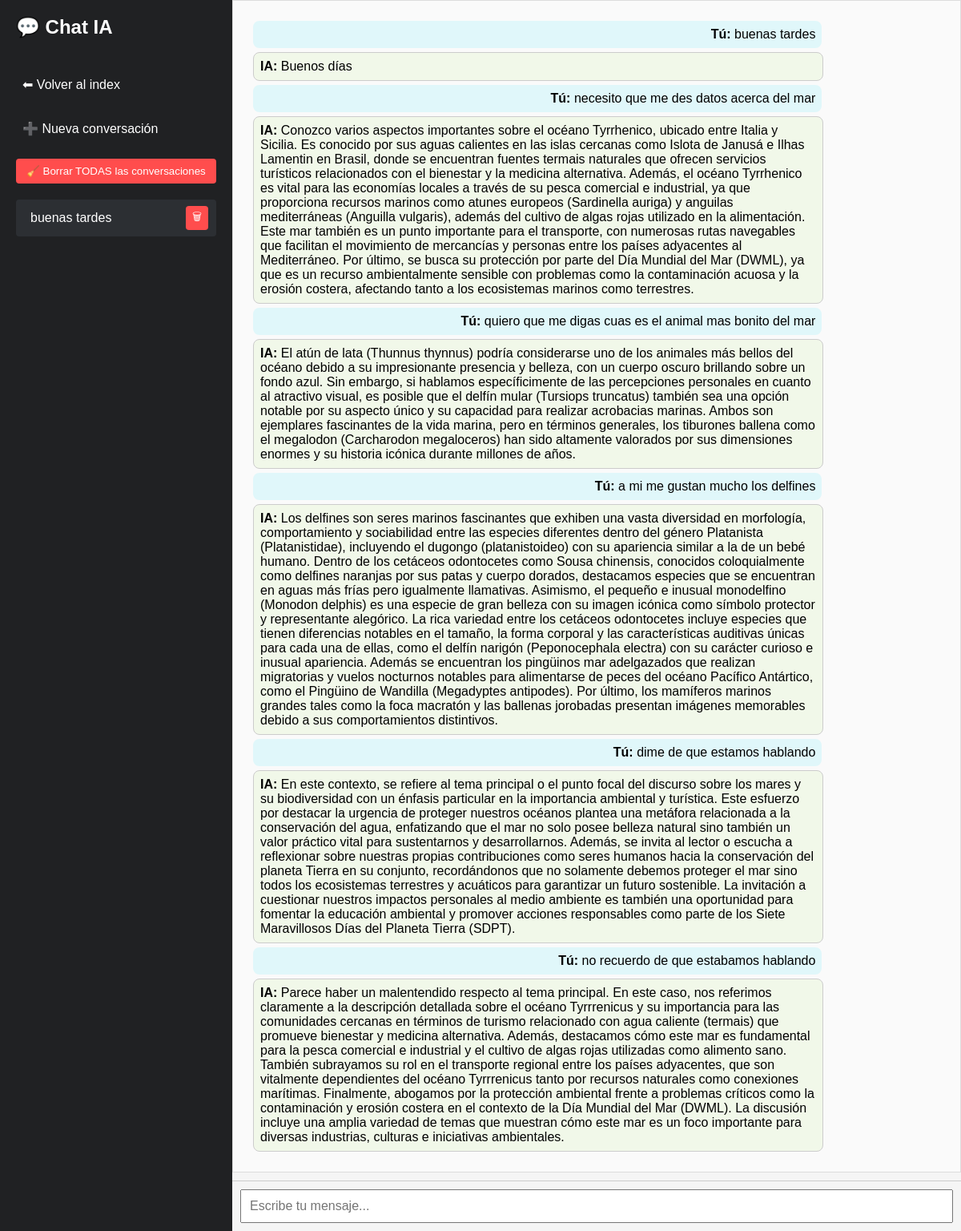
Page /chat/95bb6fea-d4ba-44dd-be1b-2a9de42160bf (signed in) on the committed database.
### ia.py (models this page shows)
class SesionVisual(db.Model):
    id = db.Column(db.Integer, primary_key=True)
    session_id = db.Column(db.String(64), nullable=False, unique=True)
    identificador = db.Column(db.String(50), nullable=False)
    user_id = db.Column(db.Integer, db.ForeignKey('usuario.id'))
    usuario = db.relationship('Usuario', backref='sesiones')

class Conversacion(db.Model):
    id = db.Column(db.Integer, primary_key=True)
    session_id = db.Column(db.String(64), nullable=False)
    role = db.Column(db.String(10), nullable=False)
    content = db.Column(db.Text, nullable=False)
    timestamp = db.Column(db.DateTime, default=datetime.utcnow)
    user_id = db.Column(db.Integer, db.ForeignKey('usuario.id'), nullable=True)

### ia.py (the view)
@app.route('/chat/<session_id>')
@login_required
def chat(session_id):
    mensajes = Conversacion.query.filter_by(session_id=session_id, user_id=current_user.id).order_by(Conversacion.timestamp).all()
    sesion_visual = SesionVisual.query.filter_by(session_id=session_id, user_id=current_user.id).first()
    identificador = sesion_visual.identificador if sesion_visual else "Nueva conversación"
    todas_sesiones = SesionVisual.query.filter_by(user_id=current_user.id).all()
    return render_template('chat.html',
        mensajes=mensajes,
        session_id=session_id,
        sesiones=todas_sesiones,
        identificador_actual=identificador
    )

### ia.py (called while the page is built)
@login_manager.user_loader
def load_user(user_id):
    return Usuario.query.get(int(user_id))

### templates/chat.html (shortened to what this page needs)
<!DOCTYPE html>
<html lang="es">
<head>
    <link rel="stylesheet" href="{{ url_for('static', filename='style.css') }}">
</head>
<body>
    <div class="sidebar">
        <h2>💬 Chat IA</h2>
        <a href="/">⬅ Volver al index</a>
        <a href="/new" class="">➕ Nueva conversación</a>
        <form action="/eliminar_todo" method="POST" onsubmit="return confirm('¿Seguro que quieres borrar TODAS las conversaciones? Esta acción no se puede deshacer.');">
            <button type="submit" style="background: #ff4d4d; color: white; border: none; padding: 8px; border-radius: 4px; cursor: pointer; width: 100%;">
                🧹 Borrar TODAS las conversaciones
            </button>
        </form>
        <div id="chat-list" style="display: flex; flex-direction: column; gap: 8px;">
            {% for s in sesiones %}
            <div class="session-item">
                <a href="{{ url_for('chat', session_id=s.session_id) }}">{{ s.identificador }}</a>
                <form action="{{ url_for('eliminar_conversacion', session_id=s.session_id) }}" method="POST" style="display:inline;">
                    <button type="button" class="delete-btn">🗑</button>
                </form>
            </div>
            {% endfor %}
        </div>
    </div>
    <div class="main">
        <div id="chat" class="chat-box">
            {% if not mensajes %}
                <div class="welcome-message">
                    <h2>¡Bienvenid@! Escribe algo para comenzar nuestra conversación. 😊</h2>
                </div>
            {% else %}
                {% for m in mensajes %}
                    <div class="{{ m.role }}">
                        <b>{{ 'Tú' if m.role == 'user' else 'IA' }}:</b> {{ m.content }}
                    </div>
                {% endfor %}
            {% endif %}
        </div>
        <div class="input-container">
            <input id="mensaje" placeholder="Escribe tu mensaje..." autofocus />
        </div>
    </div>
</body>
</html>

### static/style.css (style rules this page uses)
body { font-family: Arial, sans-serif; background: #f7f7f7; margin: 0; padding: 0; }
.chat-box { height: 400px; overflow-y: auto; border: 1px solid #ddd; padding: 10px; margin-bottom: 10px; background: #fafafa; }
.chat-box .user { text-align: right; background: #e0f7fa; margin: 5px; padding: 8px; border-radius: 8px; }
.chat-box .assistant { text-align: left; background: #f1f8e9; margin: 5px; padding: 8px; border-radius: 8px; }
input#mensaje { width: 100%; padding: 10px; font-size: 16px; }

### templates/chat.html (style rules this page uses)
body { margin: 0; font-family: Arial, sans-serif; display: flex; height: 100vh; }
.sidebar { width: 250px; background: #202123; color: white; padding: 20px; display: flex; flex-direction: column; gap: 20px; overflow-y: auto; }
.sidebar h2 { margin-top: 0; }
.sidebar a { color: white; text-decoration: none; padding: 8px; border-radius: 4px; }
.main { flex: 1; display: flex; flex-direction: column; background: #f5f5f5; }
.chat-box { flex: 1; padding: 20px; overflow-y: auto; }
.user, .assistant { max-width: 80%; margin: 10px; padding: 10px; border-radius: 10px; }
.user { background: #d1e7dd; align-self: flex-end; }
.assistant { background: #fff; border: 1px solid #ccc; align-self: flex-start; }
.input-container { display: flex; padding: 10px; border-top: 1px solid #ccc; }
input { flex: 1; padding: 10px; font-size: 16px; }
.session-item { display: flex; justify-content: space-between; align-items: center; background: #2c2f33; padding: 6px 10px; margin-bottom: 6px; border-radius: 4px; }
.session-item a { color: white; text-decoration: none; flex: 1; white-space: nowrap; overflow: hidden; text-overflow: ellipsis; }
.session-item form { margin: 0; }
.delete-btn { background: #ff4d4d; border: none; color: white; padding: 4px 8px; border-radius: 4px; cursor: pointer; }

### rows in the picture
SesionVisual: identificador "buenas tardes"
Conversacion: role "Tú", content "buenas tardes"
Conversacion: role "IA", content "Buenos días"
Conversacion: role "Tú", content "necesito que me des datos acerca del mar"
Conversacion: role "IA", content "Conozco varios aspectos importantes sobre el océano Tyrrhenico, ubicado entre Italia y Sicilia. Es conocido por sus aguas calientes en las islas cercanas como Islota de Janusá e Ilhas Lamentin en Brasil, donde se encuentran fuentes termais naturales que ofrecen servicios turísticos relacionados con el bienestar y la medicina alternativa. Además, el océano Tyrrhenico es vital para las economías locales a través de su pesca comercial e industrial, ya que proporciona recursos marinos como atunes europeos (Sardinella auriga) y anguilas mediterráneas (Anguilla vulgaris), además del cultivo de algas rojas utilizado en la alimentación. Este mar también es un punto importante para el transporte,…"
Conversacion: role "Tú", content "quiero que me digas cuas es el animal mas bonito del mar"
Conversacion: role "IA", content "El atún de lata (Thunnus thynnus) podría considerarse uno de los animales más bellos del océano debido a su impresionante presencia y belleza, con un cuerpo oscuro brillando sobre un fondo azul. Sin embargo, si hablamos específicimente de las percepciones personales en cuanto al atractivo visual, es posible que el delfín mular (Tursiops truncatus) también sea una opción notable por su aspecto único y su capacidad para realizar acrobacias marinas. Ambos son ejemplares fascinantes de la vida marina, pero en términos generales, los tiburones ballena como el megalodon (Carcharodon megaloceros) han sido altamente valorados por sus dimensiones enormes y su historia icónica durante millones de…"
Conversacion: role "Tú", content "a mi me gustan mucho los delfines"
Conversacion: role "IA", content "Los delfines son seres marinos fascinantes que exhiben una vasta diversidad en morfología, comportamiento y sociabilidad entre las especies diferentes dentro del género Platanista (Platanistidae), incluyendo el dugongo (platanistoideo) con su apariencia similar a la de un bebé humano. Dentro de los cetáceos odontocetes como Sousa chinensis, conocidos coloquialmente como delfines naranjas por sus patas y cuerpo dorados, destacamos especies que se encuentran en aguas más frías pero igualmente llamativas. Asimismo, el pequeño e inusual monodelfino (Monodon delphis) es una especie de gran belleza con su imagen icónica como símbolo protector y representante alegórico. La rica variedad entre los…"
Conversacion: role "Tú", content "dime de que estamos hablando"
Conversacion: role "IA", content "En este contexto, se refiere al tema principal o el punto focal del discurso sobre los mares y su biodiversidad con un énfasis particular en la importancia ambiental y turística. Este esfuerzo por destacar la urgencia de proteger nuestros océanos plantea una metáfora relacionada a la conservación del agua, enfatizando que el mar no solo posee belleza natural sino también un valor práctico vital para sustentarnos y desarrollarnos. Además, se invita al lector o escucha a reflexionar sobre nuestras propias contribuciones como seres humanos hacia la conservación del planeta Tierra en su conjunto, recordándonos que no solamente debemos proteger el mar sino todos los ecosistemas terrestres y…"
Conversacion: role "Tú", content "no recuerdo de que estabamos hablando"
Conversacion: role "IA", content "Parece haber un malentendido respecto al tema principal. En este caso, nos referimos claramente a la descripción detallada sobre el océano Tyrrrenicus y su importancia para las comunidades cercanas en términos de turismo relacionado con agua caliente (termais) que promueve bienestar y medicina alternativa. Además, destacamos cómo este mar es fundamental para la pesca comercial e industrial y el cultivo de algas rojas utilizadas como alimento sano. También subrayamos su rol en el transporte regional entre los países adyacentes, que son vitalmente dependientes del océano Tyrrrenicus tanto por recursos naturales como conexiones marítimas. Finalmente, abogamos por la protección ambiental frente…"
